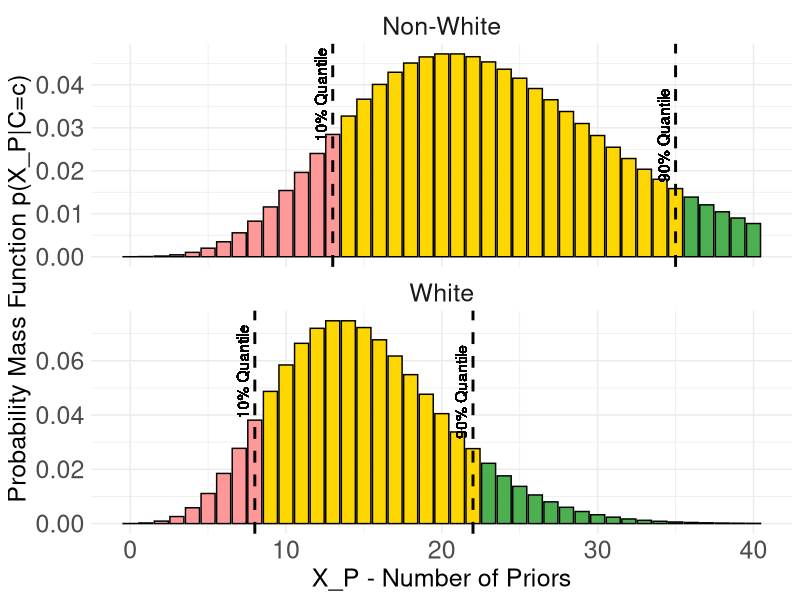

Reproduce this figure in R.
# Load necessary libraries
library(ggplot2)
library(dplyr)

# Set seed for reproducibility
set.seed(123)

# Parameters for the distributions
size1 <- 10  # Dispersion parameter for first distribution
prob1 <- 0.3 # Probability parameter for first distribution

size2 <- 15  # Dispersion parameter for second distribution
prob2 <- 0.5 # Probability parameter for second distribution

# Generate data
x_vals <- 0:40

data <- data.frame(
  X_p = rep(x_vals, 2),
  pmf = c(
    dnbinom(x_vals, size = size1, prob = prob1),  # PMF values for first distribution
    dnbinom(x_vals, size = size2, prob = prob2)   # PMF values for second distribution
  ),
  Distribution = rep(c("Non-White", "White"), each = length(x_vals))  # Labels for distributions
)

# Calculate the 10% and 90% quantiles for Non-White and White
quantile_10_dist2 <- qnbinom(0.10, size = size2, prob = prob2)
quantile_10_dist1 <- qnbinom(0.10, size = size1, prob = prob1)

quantile_90_dist2 <- qnbinom(0.90, size = size2, prob = prob2)
quantile_90_dist1 <- qnbinom(0.90, size = size1, prob = prob1)

# Add flag for bars based on quantile ranges for each distribution
data <- data %>%
  mutate(quantile_range = case_when(
    Distribution == "Non-White" & X_p <= quantile_10_dist1 ~ "Below 10%",
    Distribution == "Non-White" & X_p > quantile_10_dist1 & X_p <= quantile_90_dist1 ~ "Between 10% and 90%",
    Distribution == "Non-White" & X_p > quantile_90_dist1 ~ "Above 90%",
    Distribution == "White" & X_p <= quantile_10_dist2 ~ "Below 10%",
    Distribution == "White" & X_p > quantile_10_dist2 & X_p <= quantile_90_dist2 ~ "Between 10% and 90%",
    Distribution == "White" & X_p > quantile_90_dist2 ~ "Above 90%"
  ))

# Create the bar plot with quantile annotations
pmf_plot <- ggplot(data, aes(x = X_p, y = pmf, fill = quantile_range)) +
  geom_bar(stat = "identity", position = "dodge", color = "black") +  # Plot the PMF as bar plots
  labs(x = "X_P - Number of Priors", y = "Probability Mass Function p(X_P|C=c)") +  # Add axis labels
  theme_minimal() +
  theme(
    axis.title = element_text(size = 18),  # Increase size of axis titles
    axis.text = element_text(size = 18),  # Increase size of axis text labels
    strip.text = element_text(size = 18)  # Increase size of facet labels
  ) +  # Use a minimal theme for a clean look
  facet_wrap(~ Distribution, ncol = 1, scales = "free_y") +
  geom_vline(data = filter(data, Distribution == "Non-White"), aes(xintercept = quantile_10_dist1), linetype = "dashed", color = "black", linewidth = 1) +
  geom_vline(data = filter(data, Distribution == "Non-White"), aes(xintercept = quantile_90_dist1), linetype = "dashed", color = "black", linewidth = 1) +
  geom_text(data = filter(data, Distribution == "Non-White"), aes(x = quantile_10_dist1, y = max(pmf) * 0.8), label = "10% Quantile", color = "black", angle = 90, vjust = -0.5) +
  geom_text(data = filter(data, Distribution == "Non-White"), aes(x = quantile_90_dist1, y = max(pmf) * 0.6), label = "90% Quantile", color = "black", angle = 90, vjust = -0.5) +
  geom_vline(data = filter(data, Distribution == "White"), aes(xintercept = quantile_10_dist2), linetype = "dashed", color = "black", linewidth = 1) +
  geom_vline(data = filter(data, Distribution == "White"), aes(xintercept = quantile_90_dist2), linetype = "dashed", color = "black", linewidth = 1) +
  geom_text(data = filter(data, Distribution == "White"), aes(x = quantile_10_dist2, y = max(pmf) * 0.75), label = "10% Quantile", color = "black", angle = 90, vjust = -0.5) +
  geom_text(data = filter(data, Distribution == "White"), aes(x = quantile_90_dist2, y = max(pmf) * 0.65), label = "90% Quantile", color = "black", angle = 90, vjust = -0.5) +  # Create separate plots for each distribution, vertically stacked
  scale_fill_manual(values = c("Below 10%" = "#FF9999", "Between 10% and 90%" = "#FFD700", "Above 90%" = "#4CAF50")) +
  theme(legend.position = "none")  # Remove legend for clarity

# Save the plot as a PDF
pdf("plots/rpid_priors.pdf", width = 16, height = 8)
print(pmf_plot)
dev.off()

